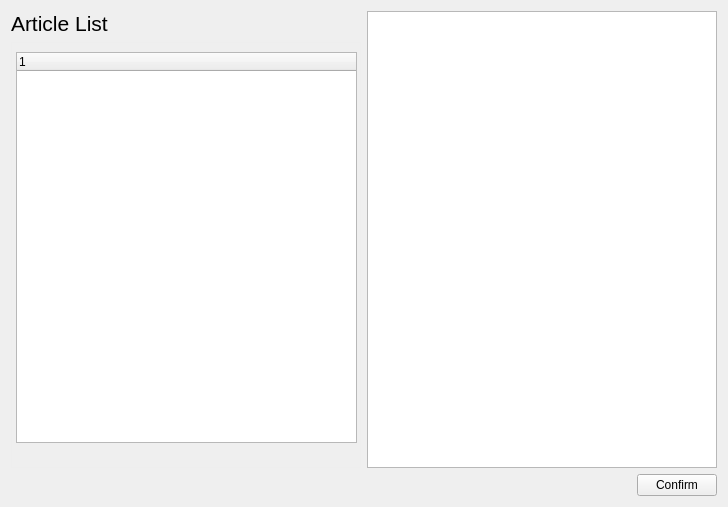
<?xml version="1.0" encoding="UTF-8"?>
<ui version="4.0">
 <class>ChooseArticleDialog</class>
 <widget class="QDialog" name="ChooseArticleDialog">
  <property name="geometry">
   <rect>
    <x>0</x>
    <y>0</y>
    <width>728</width>
    <height>507</height>
   </rect>
  </property>
  <property name="windowTitle">
   <string>Choose Article</string>
  </property>
  <layout class="QVBoxLayout" name="verticalLayout_2">
   <item>
    <layout class="QHBoxLayout" name="horizontalLayout" stretch="1,1">
     <item>
      <layout class="QVBoxLayout" name="verticalLayout" stretch="0,1">
       <item>
        <widget class="QLabel" name="label">
         <property name="font">
          <font>
           <pointsize>16</pointsize>
          </font>
         </property>
         <property name="text">
          <string>Article List</string>
         </property>
        </widget>
       </item>
       <item>
        <widget class="QFrame" name="frame">
         <property name="styleSheet">
          <string notr="true">#frame{border:1px solid #eee} </string>
         </property>
         <property name="frameShape">
          <enum>QFrame::StyledPanel</enum>
         </property>
         <property name="frameShadow">
          <enum>QFrame::Raised</enum>
         </property>
         <widget class="QTreeWidget" name="treeWidget">
          <property name="geometry">
           <rect>
            <x>5</x>
            <y>10</y>
            <width>341</width>
            <height>391</height>
           </rect>
          </property>
          <column>
           <property name="text">
            <string notr="true">1</string>
           </property>
          </column>
         </widget>
        </widget>
       </item>
      </layout>
     </item>
     <item>
      <widget class="QTextBrowser" name="textBrowser"/>
     </item>
    </layout>
   </item>
   <item>
    <layout class="QHBoxLayout" name="horizontalLayout_2">
     <item>
      <widget class="QPushButton" name="pushButtonFolder">
       <property name="text">
        <string/>
       </property>
       <property name="iconSize">
        <size>
         <width>32</width>
         <height>32</height>
        </size>
       </property>
       <property name="flat">
        <bool>true</bool>
       </property>
      </widget>
     </item>
     <item>
      <spacer name="horizontalSpacer">
       <property name="orientation">
        <enum>Qt::Horizontal</enum>
       </property>
       <property name="sizeHint" stdset="0">
        <size>
         <width>40</width>
         <height>20</height>
        </size>
       </property>
      </spacer>
     </item>
     <item>
      <widget class="QPushButton" name="pushButtonConfirm">
       <property name="text">
        <string>Confirm</string>
       </property>
      </widget>
     </item>
    </layout>
   </item>
  </layout>
 </widget>
 <resources/>
 <connections/>
</ui>
